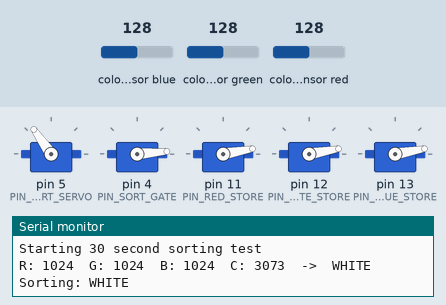
Recording of a sketch running on a simulated Arduino Uno, built with avr-gcc and run on an emulated ATmega328P. Shown: 5 × servo, the last lines printed to the serial monitor. The test bench sets the inputs (shaded band); at power-on: colour sensor blue 128, colour sensor green 128, colour sensor red 128.

Above: at 1.17 s.
At 31.6 s:
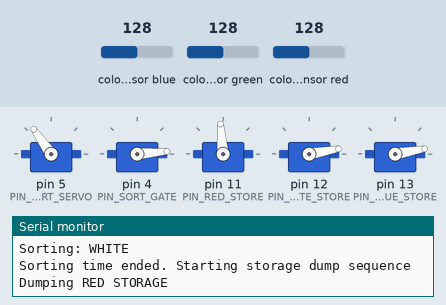
At 38.1 s:
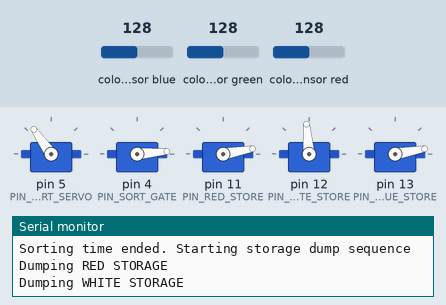
At 44.6 s:
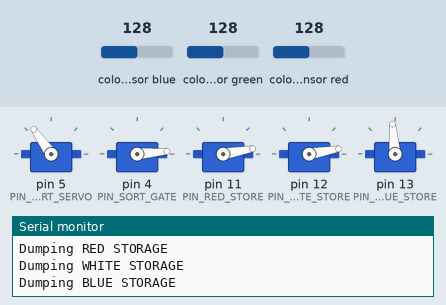
Timing chart, 0 to 47.5 s (numbered marks = the images above):
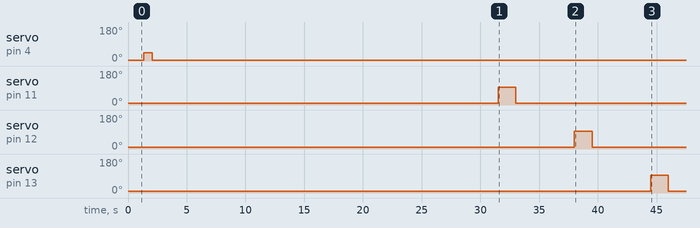

The sketch:

SortingAnd3GateTest.ino
```cpp
#include <Wire.h>
#include <Servo.h>
#include "Adafruit_TCS34725.h"

Servo sortServo;
Servo sortGateServo;
Servo redStoreServo;
Servo whiteStoreServo;
Servo blueStoreServo;

// Uno pins
const int PIN_SORT_SERVO  = 5;
const int PIN_SORT_GATE   = 4;
const int PIN_RED_STORE   = 11;
const int PIN_WHITE_STORE = 12;
const int PIN_BLUE_STORE  = 13;

// Sorting angles
const int SORT_RED_ANGLE   = 70;
const int SORT_WHITE_ANGLE = 125;
const int SORT_BLUE_ANGLE  = 175;
const int SORT_HOME_ANGLE  = 125;

// Sorting gate angles
const int SORT_GATE_CLOSED = 5;
const int SORT_GATE_OPEN   = 45;

// Storage gate angles
const int RED_STORE_CLOSED   = 10;
const int RED_STORE_OPEN     = 95;

const int WHITE_STORE_CLOSED = 10;
const int WHITE_STORE_OPEN   = 95;

const int BLUE_STORE_CLOSED  = 10;
const int BLUE_STORE_OPEN    = 95;

// Timing
const unsigned long SORT_TIME_MS         = 30000UL;
const unsigned long STORAGE_INTERVAL_MS  = 5000UL;
const unsigned long SORT_GATE_OPEN_MS    = 700UL;
const unsigned long SORT_SETTLE_MS       = 300UL;
const unsigned long STORE_GATE_OPEN_MS   = 1500UL;
const unsigned long SENSOR_READ_DELAY_MS = 60UL;

// TCS34725
Adafruit_TCS34725 tcs =
  Adafruit_TCS34725(TCS34725_INTEGRATIONTIME_50MS, TCS34725_GAIN_4X);

// Tune these if needed
const uint16_t BALL_PRESENT_CLEAR = 350;
const uint16_t BALL_GONE_CLEAR    = 220;

enum BallColor {
  COLOR_NONE,
  COLOR_RED,
  COLOR_WHITE,
  COLOR_BLUE
};

unsigned long sortStartTime = 0;
unsigned long lastReadTime = 0;
bool sortPhaseDone = false;
bool dumpPhaseDone = false;
bool ballLatched = false;

BallColor classifyColor(uint16_t r, uint16_t g, uint16_t b, uint16_t c) {
  if (c < BALL_PRESENT_CLEAR) {
    return COLOR_NONE;
  }

  uint16_t maxRGB = max(r, max(g, b));
  uint16_t minRGB = min(r, min(g, b));

  if (minRGB == 0) {
    minRGB = 1;
  }

  float spread = (float) maxRGB / (float) minRGB;

  if (spread < 1.22f) {
    return COLOR_WHITE;
  }

  if (r > g * 1.22f && r > b * 1.30f) {
    return COLOR_RED;
  }

  if (b > r * 1.12f && b > g * 1.05f) {
    return COLOR_BLUE;
  }

  if (spread < 1.35f) {
    return COLOR_WHITE;
  }

  return COLOR_NONE;
}

const char* colorName(BallColor color) {
  switch (color) {
    case COLOR_RED:
      return "RED";
    case COLOR_WHITE:
      return "WHITE";
    case COLOR_BLUE:
      return "BLUE";
    default:
      return "NONE";
  }
}

int sortAngleForColor(BallColor color) {
  switch (color) {
    case COLOR_RED:
      return SORT_RED_ANGLE;
    case COLOR_WHITE:
      return SORT_WHITE_ANGLE;
    case COLOR_BLUE:
      return SORT_BLUE_ANGLE;
    default:
      return SORT_HOME_ANGLE;
  }
}

void pulseSortGate() {
  sortGateServo.write(SORT_GATE_OPEN);
  delay(SORT_GATE_OPEN_MS);
  sortGateServo.write(SORT_GATE_CLOSED);
  delay(250);
}

void sortOneBall(BallColor color) {
  int targetAngle = sortAngleForColor(color);

  Serial.print("Sorting: ");
  Serial.println(colorName(color));

  sortServo.write(targetAngle);
  delay(SORT_SETTLE_MS);

  pulseSortGate();

  sortServo.write(SORT_HOME_ANGLE);
  delay(200);
}

void dumpStorageGate(Servo &gateServo, int openAngle, int closedAngle, const char* label) {
  Serial.print("Dumping ");
  Serial.println(label);

  gateServo.write(openAngle);
  delay(STORE_GATE_OPEN_MS);
  gateServo.write(closedAngle);
}

void readAndSort() {
  if (millis() - lastReadTime < SENSOR_READ_DELAY_MS) {
    return;
  }

  lastReadTime = millis();

  uint16_t r, g, b, c;
  tcs.getRawData(&r, &g, &b, &c);

  if (!ballLatched && c >= BALL_PRESENT_CLEAR) {
    BallColor color = classifyColor(r, g, b, c);

    Serial.print("R: ");
    Serial.print(r);
    Serial.print("  G: ");
    Serial.print(g);
    Serial.print("  B: ");
    Serial.print(b);
    Serial.print("  C: ");
    Serial.print(c);
    Serial.print("  ->  ");
    Serial.println(colorName(color));

    if (color != COLOR_NONE) {
      sortOneBall(color);
    }

    ballLatched = true;
  }

  if (ballLatched && c <= BALL_GONE_CLEAR) {
    ballLatched = false;
  }
}

void runDumpSequence() {
  sortServo.write(SORT_HOME_ANGLE);
  sortGateServo.write(SORT_GATE_CLOSED);
  delay(500);

  dumpStorageGate(redStoreServo, RED_STORE_OPEN, RED_STORE_CLOSED, "RED STORAGE");
  delay(STORAGE_INTERVAL_MS);

  dumpStorageGate(whiteStoreServo, WHITE_STORE_OPEN, WHITE_STORE_CLOSED, "WHITE STORAGE");
  delay(STORAGE_INTERVAL_MS);

  dumpStorageGate(blueStoreServo, BLUE_STORE_OPEN, BLUE_STORE_CLOSED, "BLUE STORAGE");

  dumpPhaseDone = true;
  Serial.println("Dump sequence complete");
}

void setup() {
  Serial.begin(115200);
  delay(1000);

  sortServo.attach(PIN_SORT_SERVO);
  sortGateServo.attach(PIN_SORT_GATE);
  redStoreServo.attach(PIN_RED_STORE);
  whiteStoreServo.attach(PIN_WHITE_STORE);
  blueStoreServo.attach(PIN_BLUE_STORE);

  sortServo.write(SORT_HOME_ANGLE);
  sortGateServo.write(SORT_GATE_CLOSED);
  redStoreServo.write(RED_STORE_CLOSED);
  whiteStoreServo.write(WHITE_STORE_CLOSED);
  blueStoreServo.write(BLUE_STORE_CLOSED);

  if (!tcs.begin()) {
    Serial.println("TCS34725 not found. Check wiring.");
    while (true) {
    }
  }

  Serial.println("Starting 30 second sorting test");
  sortStartTime = millis();
}

void loop() {
  if (!sortPhaseDone) {
    if (millis() - sortStartTime < SORT_TIME_MS) {
      readAndSort();
      return;
    } else {
      sortPhaseDone = true;
      Serial.println("Sorting time ended. Starting storage dump sequence");
    }
  }

  if (!dumpPhaseDone) {
    runDumpSequence();
  }
}
```

Measured:
- by itself, servo on pin 4 (PIN_SORT_GATE): 5° → 45° at 1.4 s, → 5° 0.70 s later
- by itself, servo on pin 11 (PIN_RED_STORE): 10° → 95° at 31.5 s, → 10° 1.5 s later
- by itself, servo on pin 12 (PIN_WHITE_STORE): 10° → 95° at 38.0 s, → 10° 1.5 s later
- by itself, servo on pin 13 (PIN_BLUE_STORE): 10° → 95° at 44.5 s, → 10° 1.5 s later
